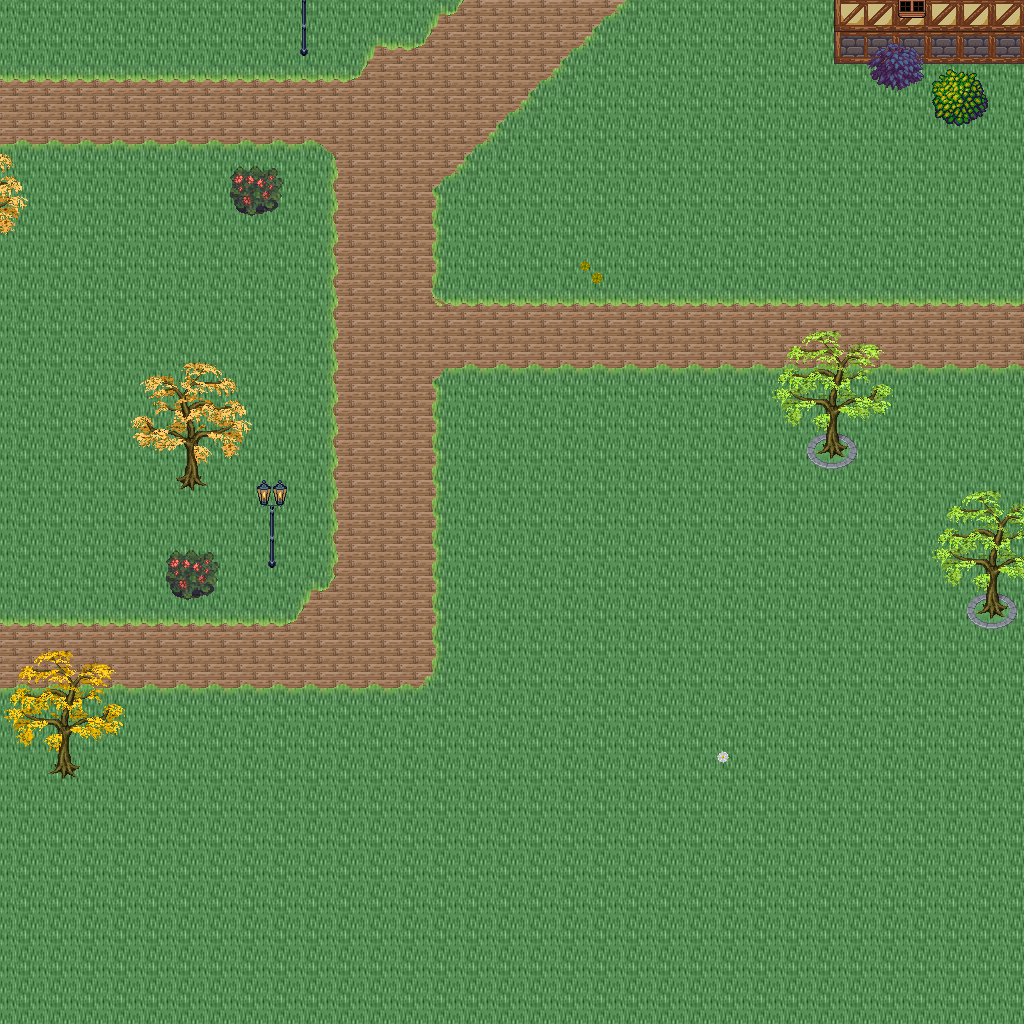

The image is a tile-based game level rendered from a .tmx file. Its description and source (layers, tilesets, objects; grid data summarised) follow:
An orthogonal 32x32 tile map with 32x32 px tiles, 5 tile layers (Ground, Objects, Objects2, Above, ...), 1 hidden layer not drawn, 55 tilesets.

<map version="1.10" tiledversion="1.11.0" orientation="orthogonal" renderorder="right-down" width="32" height="32" tilewidth="32" tileheight="32" infinite="0" nextlayerid="11" nextobjectid="1">
 <tileset firstgid="1" name="logic_collision" tilewidth="32" tileheight="32" tilecount="1" columns="1">
  <image source="../drawable/logic_collision.png" width="32" height="32" />
 </tileset>
 <tileset firstgid="2" name="ground_ground" tilewidth="32" tileheight="32" tilecount="33" columns="3">
  <image source="../drawable/ground_ground.png" width="96" height="352" />
 </tileset>
 <tileset firstgid="35" name="building_castle" tilewidth="32" tileheight="32" tilecount="320" columns="20">
  <image source="../drawable/building_castle.png" width="640" height="512" />
 </tileset>
 <tileset firstgid="355" name="item_weapon_cannon" tilewidth="32" tileheight="32" tilecount="12" columns="3">
  <image source="../drawable/item_weapon_cannon.png" width="96" height="128" />
 </tileset>
 <tileset firstgid="367" name="item_pot_barrels_1" tilewidth="32" tileheight="32" tilecount="8" columns="4">
  <image source="../drawable/item_pot_barrels_1.png" width="128" height="64" />
 </tileset>
 <tileset firstgid="375" name="building_door_door" tilewidth="32" tileheight="32" tilecount="6" columns="3">
  <image source="../drawable/building_door_door.png" width="96" height="64" />
 </tileset>
 <tileset firstgid="381" name="building_door_closed" tilewidth="32" tileheight="32" tilecount="1" columns="1">
  <image source="../drawable/building_door_closed.png" width="32" height="32" />
 </tileset>
 <tileset firstgid="382" name="building_window_window_centered" tilewidth="32" tileheight="32" tilecount="1" columns="1">
  <image source="../drawable/building_window_window_centered.png" width="32" height="32" />
 </tileset>
 <tileset firstgid="383" name="building_decoration_chimney_big" tilewidth="32" tileheight="32" tilecount="2" columns="1">
  <image source="../drawable/building_decoration_chimney_big.png" width="32" height="64" />
 </tileset>
 <tileset firstgid="385" name="ground_grass_edges" tilewidth="32" tileheight="32" tilecount="36" columns="12">
  <image source="../drawable/ground_grass_edges.png" width="384" height="96" />
 </tileset>
 <tileset firstgid="421" name="ground_grass_corners" tilewidth="32" tileheight="32" tilecount="24" columns="6">
  <image source="../drawable/ground_grass_corners.png" width="192" height="128" />
 </tileset>
 <tileset firstgid="445" name="plant_tree_fall_trees" tilewidth="32" tileheight="32" tilecount="40" columns="8">
  <image source="../drawable/plant_tree_fall_trees.png" width="256" height="160" />
 </tileset>
 <tileset firstgid="485" name="plant_tree_locust_tree" tilewidth="32" tileheight="32" tilecount="20" columns="4">
  <image source="../drawable/plant_tree_locust_tree.png" width="128" height="160" />
 </tileset>
 <tileset firstgid="505" name="furniture_chair_bench_white" tilewidth="32" tileheight="32" tilecount="8" columns="2">
  <image source="../drawable/furniture_chair_bench_white.png" width="64" height="128" />
 </tileset>
 <tileset firstgid="513" name="plant_flower_daisy_blue" tilewidth="32" tileheight="32" tilecount="8" columns="2">
  <image source="../drawable/plant_flower_daisy_blue.png" width="64" height="128" />
 </tileset>
 <tileset firstgid="521" name="plant_flower_daisy_red" tilewidth="32" tileheight="32" tilecount="8" columns="2">
  <image source="../drawable/plant_flower_daisy_red.png" width="64" height="128" />
 </tileset>
 <tileset firstgid="529" name="plant_flower_daisy_white" tilewidth="32" tileheight="32" tilecount="8" columns="2">
  <image source="../drawable/plant_flower_daisy_white.png" width="64" height="128" />
 </tileset>
 <tileset firstgid="537" name="plant_flower_daisy_yellow" tilewidth="32" tileheight="32" tilecount="8" columns="2">
  <image source="../drawable/plant_flower_daisy_yellow.png" width="64" height="128" />
 </tileset>
 <tileset firstgid="545" name="plant_flower_flower_bed_1" tilewidth="32" tileheight="32" tilecount="35" columns="7">
  <image source="../drawable/plant_flower_flower_bed_1.png" width="224" height="160" />
 </tileset>
 <tileset firstgid="580" name="plant_flower_planted_containers" tilewidth="32" tileheight="32" tilecount="16" columns="4">
  <image source="../drawable/plant_flower_planted_containers.png" width="128" height="128" />
 </tileset>
 <tileset firstgid="596" name="item_pot_pot_grey" tilewidth="32" tileheight="32" tilecount="1" columns="1">
  <image source="../drawable/item_pot_pot_grey.png" width="32" height="32" />
 </tileset>
 <tileset firstgid="597" name="item_pot_pot_burgundy" tilewidth="32" tileheight="32" tilecount="1" columns="1">
  <image source="../drawable/item_pot_pot_burgundy.png" width="32" height="32" />
 </tileset>
 <tileset firstgid="598" name="building_decoration_chimney" tilewidth="32" tileheight="32" tilecount="2" columns="1">
  <image source="../drawable/building_decoration_chimney.png" width="32" height="64" />
 </tileset>
 <tileset firstgid="600" name="furniture_light_lamp_blue" tilewidth="32" tileheight="32" tilecount="3" columns="1">
  <image source="../drawable/furniture_light_lamp_blue.png" width="32" height="96" />
 </tileset>
 <tileset firstgid="603" name="light_dim_light_7x5" tilewidth="32" tileheight="32" tilecount="35" columns="7">
  <image source="../drawable/light_dim_light_7x5.png" width="224" height="160" />
 </tileset>
 <tileset firstgid="638" name="logic_protection" tilewidth="32" tileheight="32" tilecount="2" columns="2">
  <image source="../drawable/logic_protection.png" width="64" height="32" />
 </tileset>
 <tileset firstgid="640" name="furniture_table_bazaar_table_1" tilewidth="32" tileheight="32" tilecount="4" columns="2">
  <image source="../drawable/furniture_table_bazaar_table_1.png" width="64" height="64" />
 </tileset>
 <tileset firstgid="644" name="furniture_table_bazaar_table_2" tilewidth="32" tileheight="32" tilecount="6" columns="2">
  <image source="../drawable/furniture_table_bazaar_table_2.png" width="64" height="96" />
 </tileset>
 <tileset firstgid="650" name="furniture_table_bazaar_table_3" tilewidth="32" tileheight="32" tilecount="6" columns="2">
  <image source="../drawable/furniture_table_bazaar_table_3.png" width="64" height="96" />
 </tileset>
 <tileset firstgid="656" name="furniture_table_bazaar_table_4" tilewidth="32" tileheight="32" tilecount="6" columns="2">
  <image source="../drawable/furniture_table_bazaar_table_4.png" width="64" height="96" />
 </tileset>
 <tileset firstgid="662" name="furniture_table_bazaar_table_5" tilewidth="32" tileheight="32" tilecount="6" columns="2">
  <image source="../drawable/furniture_table_bazaar_table_5.png" width="64" height="96" />
 </tileset>
 <tileset firstgid="668" name="furniture_table_flowers_on_bench2" tilewidth="32" tileheight="32" tilecount="6" columns="3">
  <image source="../drawable/furniture_table_flowers_on_bench2.png" width="96" height="64" />
 </tileset>
 <tileset firstgid="674" name="furniture_table_flowers_on_benches" tilewidth="32" tileheight="32" tilecount="10" columns="2">
  <image source="../drawable/furniture_table_flowers_on_benches.png" width="64" height="160" />
 </tileset>
 <tileset firstgid="684" name="furniture_table_vendors_table" tilewidth="32" tileheight="32" tilecount="35" columns="7">
  <image source="../drawable/furniture_table_vendors_table.png" width="224" height="160" />
 </tileset>
 <tileset firstgid="719" name="item_drink_bottles_and_cups" tilewidth="32" tileheight="32" tilecount="16" columns="4">
  <image source="../drawable/item_drink_bottles_and_cups.png" width="128" height="128" />
 </tileset>
 <tileset firstgid="735" name="item_drink_beers_and_flasks" tilewidth="32" tileheight="32" tilecount="12" columns="4">
  <image source="../drawable/item_drink_beers_and_flasks.png" width="128" height="96" />
 </tileset>
 <tileset firstgid="747" name="item_drink_casks" tilewidth="32" tileheight="32" tilecount="4" columns="2">
  <image source="../drawable/item_drink_casks.png" width="64" height="64" />
 </tileset>
 <tileset firstgid="751" name="item_food_meals_1" tilewidth="32" tileheight="32" tilecount="2" columns="2">
  <image source="../drawable/item_food_meals_1.png" width="64" height="32" />
 </tileset>
 <tileset firstgid="753" name="item_food_rustic_meals" tilewidth="32" tileheight="32" tilecount="2" columns="2">
  <image source="../drawable/item_food_rustic_meals.png" width="64" height="32" />
 </tileset>
 <tileset firstgid="755" name="item_household_food_preparation_2" tilewidth="32" tileheight="32" tilecount="4" columns="2">
  <image source="../drawable/item_household_food_preparation_2.png" width="64" height="64" />
 </tileset>
 <tileset firstgid="759" name="item_pot_barrels_2" tilewidth="32" tileheight="32" tilecount="8" columns="4">
  <image source="../drawable/item_pot_barrels_2.png" width="128" height="64" />
 </tileset>
 <tileset firstgid="767" name="item_pot_barrels_1" tilewidth="32" tileheight="32" tilecount="8" columns="4">
  <image source="../drawable/item_pot_barrels_1.png" width="128" height="64" />
 </tileset>
 <tileset firstgid="775" name="item_drink_olive_oil_vinegar" tilewidth="32" tileheight="32" tilecount="4" columns="2">
  <image source="../drawable/item_drink_olive_oil_vinegar.png" width="64" height="64" />
 </tileset>
 <tileset firstgid="779" name="ground_ground_3" tilewidth="32" tileheight="32" tilecount="5" columns="5">
  <image source="../drawable/ground_ground_3.png" width="160" height="32" />
 </tileset>
 <tileset firstgid="784" name="building_decoration_banner" tilewidth="32" tileheight="32" tilecount="12" columns="1">
  <image source="../drawable/building_decoration_banner.png" width="32" height="384" />
 </tileset>
 <tileset firstgid="796" name="building_cottage" tilewidth="32" tileheight="32" tilecount="256" columns="16">
  <image source="../drawable/building_cottage.png" width="512" height="512" />
 </tileset>
 <tileset firstgid="1052" name="building_roof_thatched_roof" tilewidth="32" tileheight="32" tilecount="256" columns="16">
  <image source="../drawable/building_roof_thatched_roof.png" width="512" height="512" />
 </tileset>
 <tileset firstgid="1308" name="building_door_doors" tilewidth="32" tileheight="32" tilecount="256" columns="16">
  <image source="../drawable/building_door_doors.png" width="512" height="512" />
 </tileset>
 <tileset firstgid="1564" name="building_window_windows" tilewidth="32" tileheight="32" tilecount="256" columns="16">
  <image source="../drawable/building_window_windows.png" width="512" height="512" />
 </tileset>
 <tileset firstgid="1820" name="logic_portal" tilewidth="32" tileheight="32" tilecount="24" columns="8">
  <image source="../drawable/logic_portal.png" width="256" height="96" />
 </tileset>
 <tileset firstgid="1844" name="plant_bush_leafy" tilewidth="32" tileheight="32" tilecount="48" columns="8">
  <image source="../drawable/plant_bush_leafy.png" width="256" height="192" />
 </tileset>
 <tileset firstgid="1892" name="plant_bushes_and_trees" tilewidth="32" tileheight="32" tilecount="144" columns="16">
  <image source="../drawable/plant_bushes_and_trees.png" width="512" height="289" />
 </tileset>
 <tileset firstgid="2036" name="plant_bush_berried" tilewidth="32" tileheight="32" tilecount="60" columns="5">
  <image source="../drawable/plant_bush_berried.png" width="160" height="384" />
 </tileset>
 <tileset firstgid="2096" name="plant_bush_fern" tilewidth="32" tileheight="32" tilecount="32" columns="8">
  <image source="../drawable/plant_bush_fern.png" width="256" height="128" />
 </tileset>
 <tileset firstgid="2128" name="plant_bush_bush_pinks" tilewidth="32" tileheight="32" tilecount="4" columns="2">
  <image source="../drawable/plant_bush_bush_pinks.png" width="64" height="64" />
 </tileset>
 <layer id="1" name="Ground" width="32" height="32">
  <data>[1024 cells, 1024 non-empty, 2 distinct tile ids]</data>
 </layer>
 <layer id="2" name="Objects" width="32" height="32">
  <data>[1024 cells, 157 non-empty, 27 distinct tile ids]</data>
 </layer>
 <layer id="3" name="Objects2" width="32" height="32">
  <data>[1024 cells, 5 non-empty, 3 distinct tile ids]</data>
 </layer>
 <layer id="4" name="Above" width="32" height="32">
  <data>[1024 cells, 77 non-empty, 58 distinct tile ids]</data>
 </layer>
 <layer id="5" name="Above2" width="32" height="32">
  <data>[1024 cells, 0 non-empty, 0 distinct tile ids]</data>
 </layer>
 <layer id="6" name="Walkable" width="32" height="32" visible="0">
  <data>[1024 cells, 34 non-empty, 1 distinct tile ids]</data>
 </layer>
 <objectgroup id="7" name="Mapevents" />
 <objectgroup id="8" name="Spawn" />
 <objectgroup id="9" name="Keys" />
 <objectgroup id="10" name="Replace" />
</map>
